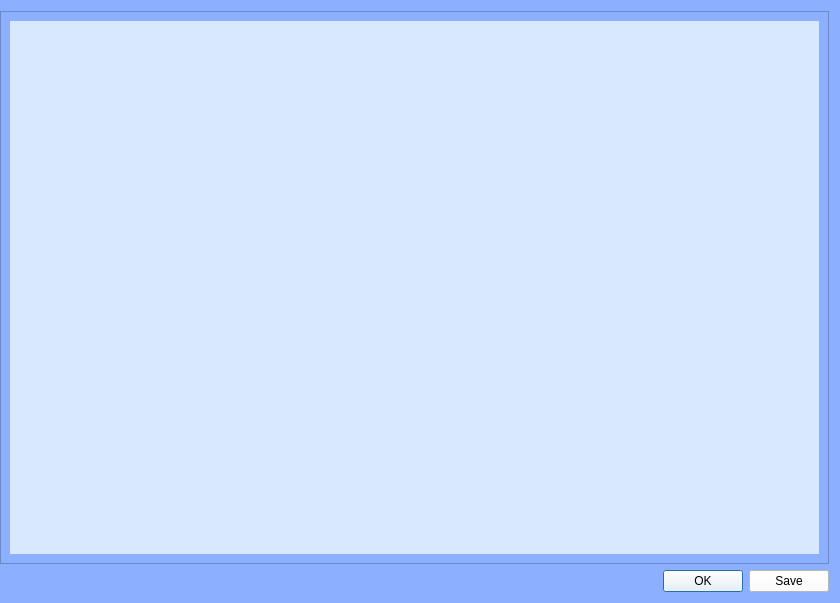
<?xml version="1.0" encoding="UTF-8"?>
<ui version="4.0">
 <class>Dialog</class>
 <widget class="QDialog" name="Dialog">
  <property name="geometry">
   <rect>
    <x>0</x>
    <y>0</y>
    <width>840</width>
    <height>603</height>
   </rect>
  </property>
  <property name="windowTitle">
   <string>Dialog</string>
  </property>
  <property name="styleSheet">
   <string notr="true">QWidget{
	background-color:rgb(140, 176, 255);
}

QLabel{
Background-color:rgb(215, 232, 255);
}
QPushButton{
background-color:rgb(255, 255, 255);
}</string>
  </property>
  <layout class="QVBoxLayout" name="verticalLayout">
   <property name="sizeConstraint">
    <enum>QLayout::SetDefaultConstraint</enum>
   </property>
   <property name="leftMargin">
    <number>0</number>
   </property>
   <item>
    <widget class="QScrollArea" name="scrollArea">
     <property name="widgetResizable">
      <bool>true</bool>
     </property>
     <widget class="QWidget" name="scrollAreaWidgetContents">
      <property name="geometry">
       <rect>
        <x>0</x>
        <y>0</y>
        <width>829</width>
        <height>552</height>
       </rect>
      </property>
      <layout class="QHBoxLayout" name="horizontalLayout">
       <item>
        <widget class="QLabel" name="label">
         <property name="text">
          <string/>
         </property>
        </widget>
       </item>
      </layout>
     </widget>
    </widget>
   </item>
   <item>
    <widget class="QDialogButtonBox" name="buttonBox">
     <property name="orientation">
      <enum>Qt::Horizontal</enum>
     </property>
     <property name="standardButtons">
      <set>QDialogButtonBox::Ok|QDialogButtonBox::Save</set>
     </property>
    </widget>
   </item>
  </layout>
 </widget>
 <resources/>
 <connections>
  <connection>
   <sender>buttonBox</sender>
   <signal>accepted()</signal>
   <receiver>Dialog</receiver>
   <slot>accept()</slot>
   <hints>
    <hint type="sourcelabel">
     <x>248</x>
     <y>254</y>
    </hint>
    <hint type="destinationlabel">
     <x>157</x>
     <y>274</y>
    </hint>
   </hints>
  </connection>
  <connection>
   <sender>buttonBox</sender>
   <signal>rejected()</signal>
   <receiver>Dialog</receiver>
   <slot>reject()</slot>
   <hints>
    <hint type="sourcelabel">
     <x>316</x>
     <y>260</y>
    </hint>
    <hint type="destinationlabel">
     <x>286</x>
     <y>274</y>
    </hint>
   </hints>
  </connection>
 </connections>
</ui>
